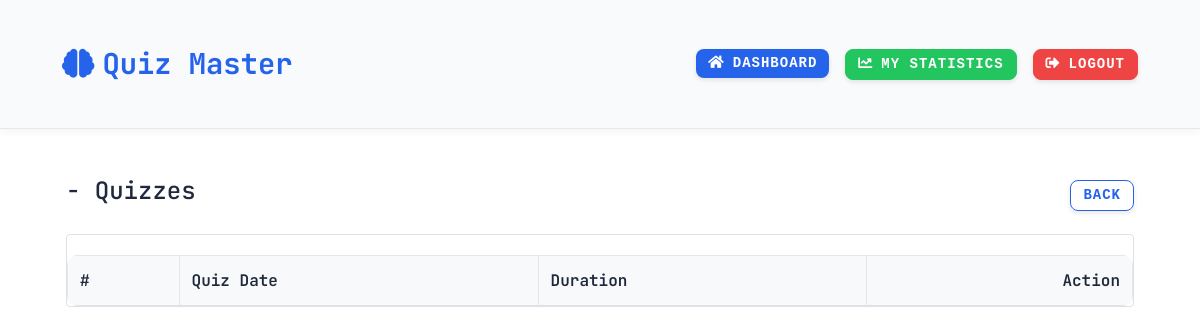
Before: /view_quizzes/13 (signed in) with the older database file.
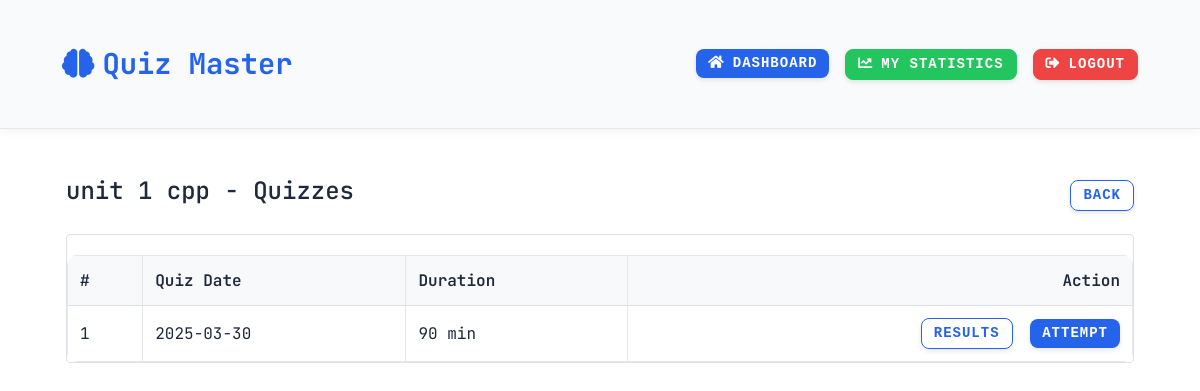
After: the same page with the newer database file.
### models.py (models this page shows)
class Chapter(db.Model):
    id = db.Column(db.Integer, primary_key=True)
    subject_id = db.Column(db.Integer, db.ForeignKey('subject.id'))
    name = db.Column(db.String(200), nullable=False)

class Quiz(db.Model):
    id = db.Column(db.Integer, primary_key=True)
    chapter_id = db.Column(db.Integer, db.ForeignKey('chapter.id'))
    date_of_quiz = db.Column(db.String(20))
    time_duration = db.Column(db.String(10))
    chapter = db.relationship('Chapter', backref='quizzes')

### app.py (the view)
@app.route('/view_quizzes/<int:chapter_id>')
def view_quizzes(chapter_id):
    if 'user_id' not in session:
        return redirect('/login')
    chapter = Chapter.query.get(chapter_id)
    quizzes = Quiz.query.filter_by(chapter_id=chapter_id).all()
    return render_template('view_quizzes.html', chapter=chapter, quizzes=quizzes)

### templates/view_quizzes.html (shortened to what this page needs)
{% extends 'base.html' %}
{% block content %}
<div class="container-fluid px-3">
    <div class="header-section">
        <h4>{{ chapter.name }} - Quizzes</h4>
        <a href="/view_chapters/{{ chapter.subject_id }}" class="btn btn-outline-primary">Back</a>
    </div>
    <div class="quiz-table">
        <table class="table table-borderless">
            <thead>
                <tr>
                    <th>#</th>
                    <th>Quiz Date</th>
                    <th>Duration</th>
                    <th class="text-end">Action</th>
                </tr>
            </thead>
            <tbody>
                {% for quiz in quizzes %}
                <tr>
                    <td>{{ loop.index }}</td>
                    <td>{{ quiz.date_of_quiz }}</td>
                    <td>{{ quiz.time_duration }} min</td>
                    <td class="text-end">
                        <a href="/view_results/{{ quiz.id }}" class="btn btn-outline-primary">Results</a>
                        <a href="/attempt_quiz/{{ quiz.id }}" class="btn btn-primary">Attempt</a>
                    </td>
                </tr>
                {% endfor %}
            </tbody>
        </table>
    </div>
</div>
{% endblock %}

Changed rows visible on the page:
added Chapter: name "unit 1 cpp"
added Quiz: date_of_quiz "2025-03-30", time_duration "90"
